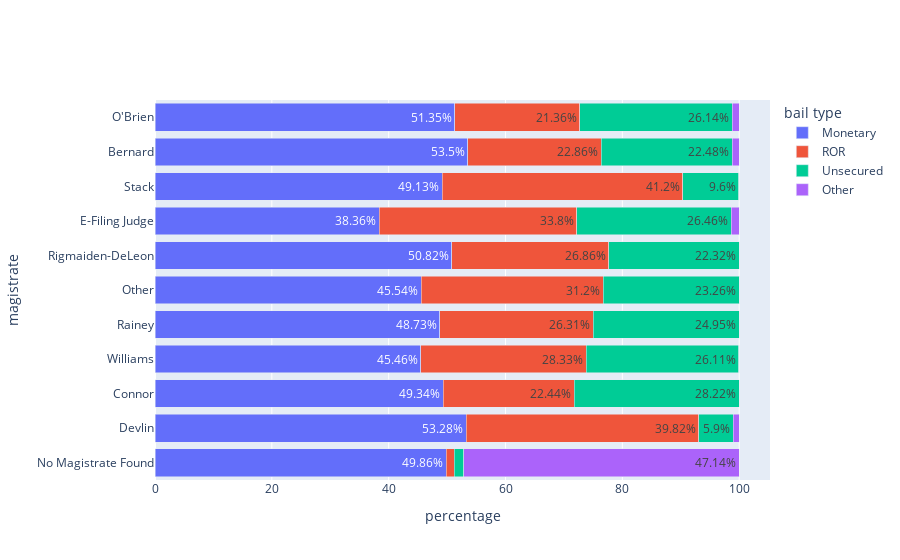

This figure's notebook cell:
### Code cell
# plot interactive bar plot
fig = go.Figure()

for i in range(4):
    
    # text
    text = [str(item)+"%"  if item > 5 else "" for item in x_t[i]]
    
    # hover text
    # include monetary bail
    if i == 0: 
        hovertext = ["name: " + name + "<br>"
                 + "percentage: " + str(perct) + "%" + "<br>"
                 + "case count: " + str(case) + " / " + str(total) + "<br>"
                 + "total monetary bail amount set: " + str(amount) 
                 for name, perct, case, total, amount in zip(y_data, x_t[i], x_ht[i], total_count, bail_set)]
    else:
        hovertext = ["name: " + name + "<br>"
                 + "percentage: " + str(perct) + "%" + "<br>"
                 + "case count: " + str(case) + " / " + str(total)
                 for name, perct, case, total in zip(y_data, x_t[i], x_ht[i], total_count)]
        
    fig.add_trace(go.Bar(
        y = y_data,
        x = x_t[i],
        text = text,
        textposition = "inside",
        name = bail_type[i],
        hoverinfo = 'text',
        hovertext = hovertext,
        orientation = 'h'))
    
fig.update_layout(barmode='stack',
                 legend = {'traceorder': 'normal'},
                 xaxis_title="percentage",
                 yaxis_title="magistrate",
                 legend_title="bail type",
                 
                 
                 )
fig.show()

### Figure 1 — Plotly figure (JSON) as saved in the notebook; plotly's stock layout.template omitted (floating-point values rounded to 4 significant figures)
{"data": [{"hoverinfo": "text", "hovertext": ["name: No Magistrate Found<br>percentage: 49.86%<br>case count: 366 / 734<br>total monetary bail amount set: $nan", "name: Devlin<br>percentage: 53.28%<br>case count: 479 / 899<br>total monetary bail amount set: $50,214", "name: Connor<br>percentage: 49.34%<br>case count: 486 / 985<br>total monetary bail amount set: $93,792", "name: Williams<br>percentage: 45.46%<br>case count: 451 / 992<br>total monetary bail amount set: $43,290", "name: Rainey<br>percentage: 48.73%<br>case count: 539 / 1106<br>total monetary bail amount set: $57,307", "name: Other<br>percentage: 45.54%<br>case count: 556 / 1221<br>total monetary bail amount set: $71,972", "name: Rigmaiden-DeLeon<br>percentage: 50.82%<br>case count: 895 / 1761<br>total monetary bail amount set: $96,682", "name: E-Filing Judge<br>percentage: 38.36%<br>case count: 1338 / 3488<br>total monetary bail amount set: $151,629", "name: Stack<br>percentage: 49.13%<br>case count: 1996 / 4063<br>total monetary bail amount set: $178,375", "name: Bernard<br>percentage: 53.5%<br>case count: 2385 / 4458<br>total monetary bail amount set: $503,404", "name: O'Brien<br>percentage: 51.35%<br>case count: 2320 / 4518<br>total monetary bail amount set: $264,058"], "name": "Monetary", "orientation": "h", "text": ["49.86%", "53.28%", "49.34%", "45.46%", "48.73%", "45.54%", "50.82%", "38.36%", "49.13%", "53.5%", "51.35%"], "textposition": "inside", "type": "bar", "x": [49.86, 53.28, 49.34, 45.46, 48.73, 45.54, 50.82, 38.36, 49.13, 53.5, 51.35], "y": ["No Magistrate Found", "Devlin", "Connor", "Williams", "Rainey", "Other", "Rigmaiden-DeLeon", "E-Filing Judge", "Stack", "Bernard", "O'Brien"]}, {"hoverinfo": "text", "hovertext": ["name: No Magistrate Found<br>percentage: 1.36%<br>case count: 10 / 734", "name: Devlin<br>percentage: 39.82%<br>case count: 358 / 899", "name: Connor<br>percentage: 22.44%<br>case count: 221 / 985", "name: Williams<br>percentage: 28.33%<br>case count: 281 / 992", "name: Rainey<br>percentage: 26.31%<br>case count: 291 / 1106", "name: Other<br>percentage: 31.2%<br>case count: 381 / 1221", "name: Rigmaiden-DeLeon<br>percentage: 26.86%<br>case count: 473 / 1761", "name: E-Filing Judge<br>percentage: 33.8%<br>case count: 1179 / 3488", "name: Stack<br>percentage: 41.2%<br>case count: 1674 / 4063", "name: Bernard<br>percentage: 22.86%<br>case count: 1019 / 4458", "name: O'Brien<br>percentage: 21.36%<br>case count: 965 / 4518"], "name": "ROR", "orientation": "h", "text": ["", "39.82%", "22.44%", "28.33%", "26.31%", "31.2%", "26.86%", "33.8%", "41.2%", "22.86%", "21.36%"], "textposition": "inside", "type": "bar", "x": [1.36, 39.82, 22.44, 28.33, 26.31, 31.2, 26.86, 33.8, 41.2, 22.86, 21.36], "y": ["No Magistrate Found", "Devlin", "Connor", "Williams", "Rainey", "Other", "Rigmaiden-DeLeon", "E-Filing Judge", "Stack", "Bernard", "O'Brien"]}, {"hoverinfo": "text", "hovertext": ["name: No Magistrate Found<br>percentage: 1.63%<br>case count: 12 / 734", "name: Devlin<br>percentage: 5.9%<br>case count: 53 / 899", "name: Connor<br>percentage: 28.22%<br>case count: 278 / 985", "name: Williams<br>percentage: 26.11%<br>case count: 259 / 992", "name: Rainey<br>percentage: 24.95%<br>case count: 276 / 1106", "name: Other<br>percentage: 23.26%<br>case count: 284 / 1221", "name: Rigmaiden-DeLeon<br>percentage: 22.32%<br>case count: 393 / 1761", "name: E-Filing Judge<br>percentage: 26.46%<br>case count: 923 / 3488", "name: Stack<br>percentage: 9.6%<br>case count: 390 / 4063", "name: Bernard<br>percentage: 22.48%<br>case count: 1002 / 4458", "name: O'Brien<br>percentage: 26.14%<br>case count: 1181 / 4518"], "name": "Unsecured", "orientation": "h", "text": ["", "5.9%", "28.22%", "26.11%", "24.95%", "23.26%", "22.32%", "26.46%", "9.6%", "22.48%", "26.14%"], "textposition": "inside", "type": "bar", "x": [1.63, 5.9, 28.22, 26.11, 24.95, 23.26, 22.32, 26.46, 9.6, 22.48, 26.14], "y": ["No Magistrate Found", "Devlin", "Connor", "Williams", "Rainey", "Other", "Rigmaiden-DeLeon", "E-Filing Judge", "Stack", "Bernard", "O'Brien"]}, {"hoverinfo": "text", "hovertext": ["name: No Magistrate Found<br>percentage: 47.14%<br>case count: 346 / 734", "name: Devlin<br>percentage: 1.0%<br>case count: 9 / 899", "name: Connor<br>percentage: 0.0%<br>case count: 0 / 985", "name: Williams<br>percentage: 0.1%<br>case count: 1 / 992", "name: Rainey<br>percentage: 0.0%<br>case count: 0 / 1106", "name: Other<br>percentage: 0.0%<br>case count: 0 / 1221", "name: Rigmaiden-DeLeon<br>percentage: 0.0%<br>case count: 0 / 1761", "name: E-Filing Judge<br>percentage: 1.38%<br>case count: 48 / 3488", "name: Stack<br>percentage: 0.07%<br>case count: 3 / 4063", "name: Bernard<br>percentage: 1.17%<br>case count: 52 / 4458", "name: O'Brien<br>percentage: 1.15%<br>case count: 52 / 4518"], "name": "Other", "orientation": "h", "text": ["47.14%", "", "", "", "", "", "", "", "", "", ""], "textposition": "inside", "type": "bar", "x": [47.14, 1, 0, 0.1, 0, 0, 0, 1.38, 0.07, 1.17, 1.15], "y": ["No Magistrate Found", "Devlin", "Connor", "Williams", "Rainey", "Other", "Rigmaiden-DeLeon", "E-Filing Judge", "Stack", "Bernard", "O'Brien"]}], "layout": {"barmode": "stack", "legend": {"title": {"text": "bail type"}, "traceorder": "normal"}, "xaxis": {"title": {"text": "percentage"}}, "yaxis": {"title": {"text": "magistrate"}}}}
